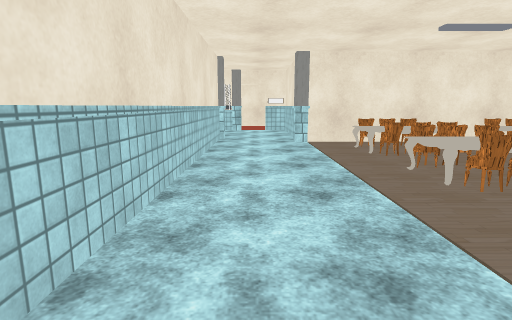
View 1 (above)

24 first-person views from a walk through a Unity game level. The camera is 1.4 m above the floor, tilts 10° down and sees 80° across. The floor is counted in squares, 1 m on a side. Each view is taken from the middle of a square. On the plan, view 1 faces up. The plan holds only what a view shows up to about 14 squares ahead; the rest is blank. The place goes on beyond the plan. The player character is not drawn. Some animated figures are not drawn. Door leaves are left out, so doorways stand open. Some surface patterns are stand-ins.

View 2
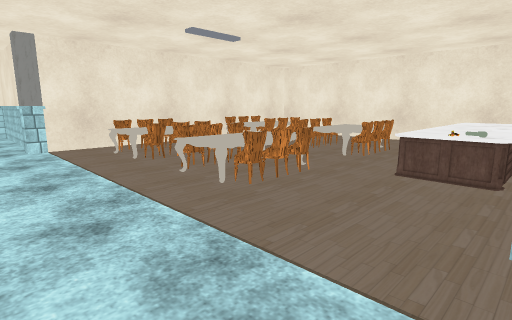

View 3
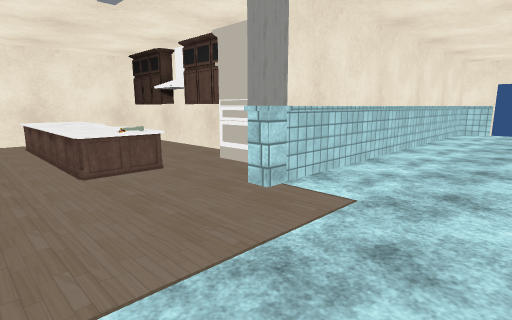

View 4
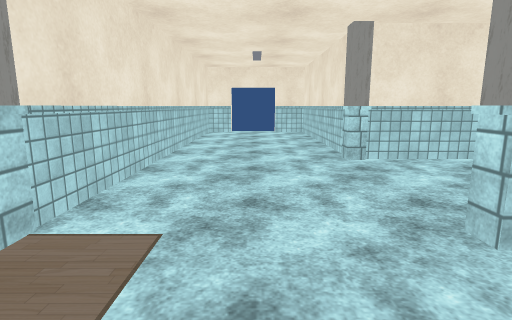

View 5
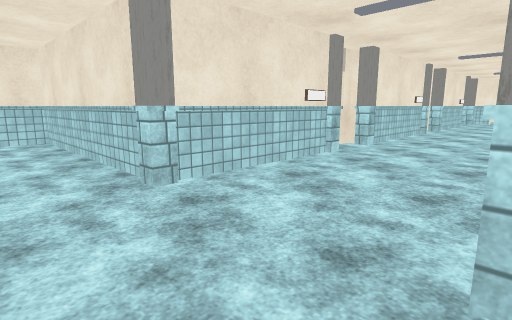

View 6
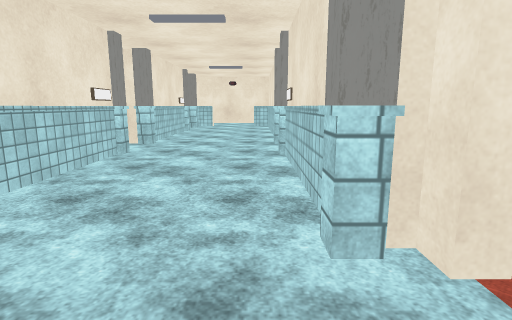

View 7
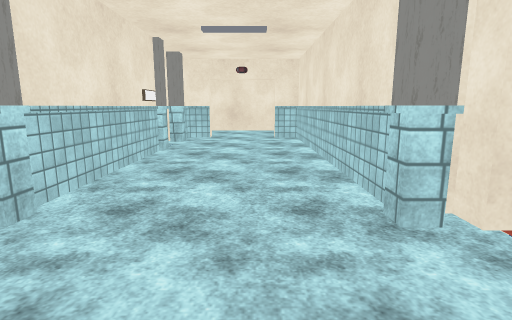

View 8
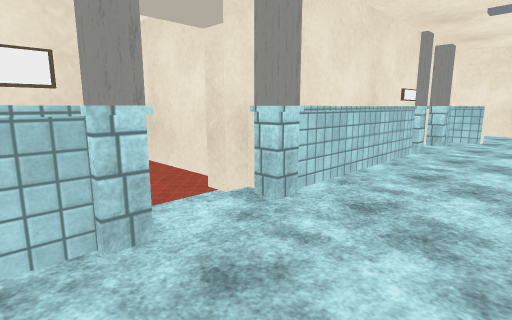

View 9
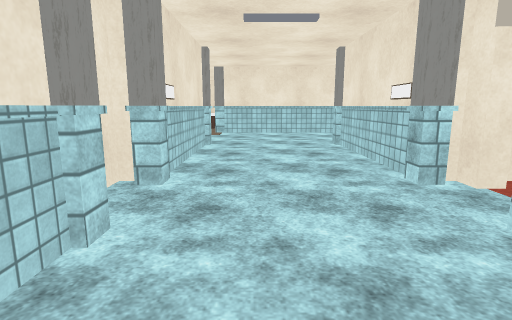

View 10
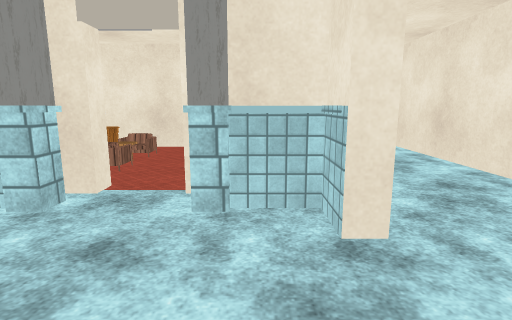

View 11
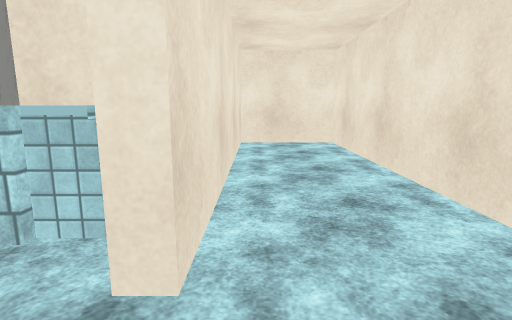

View 12
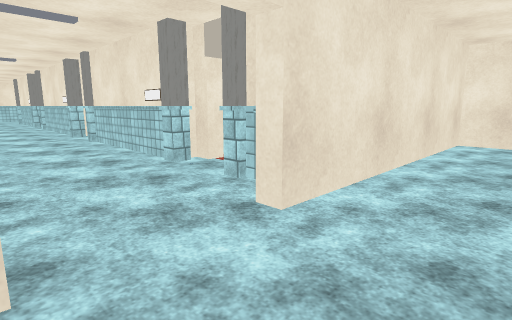

View 13
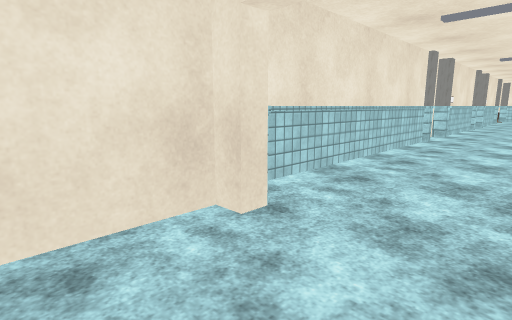

View 14
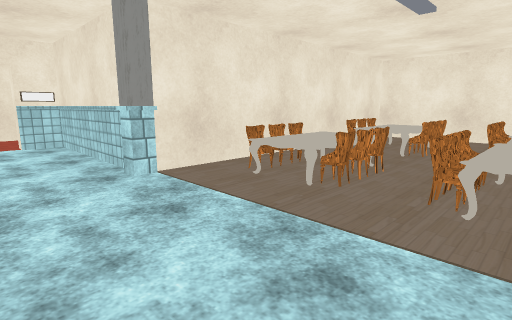

View 15
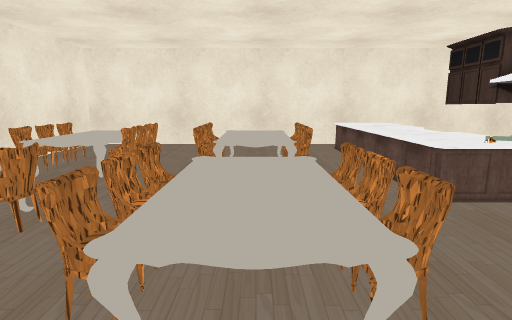

View 16
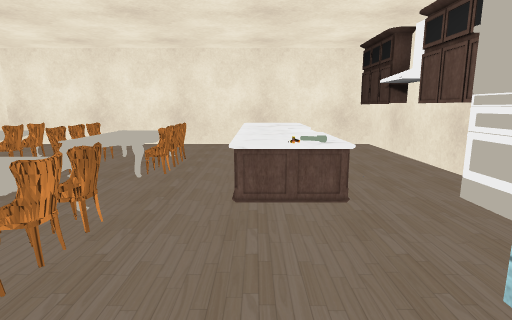

View 17
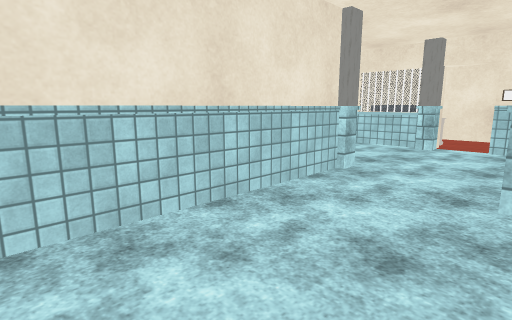

View 18
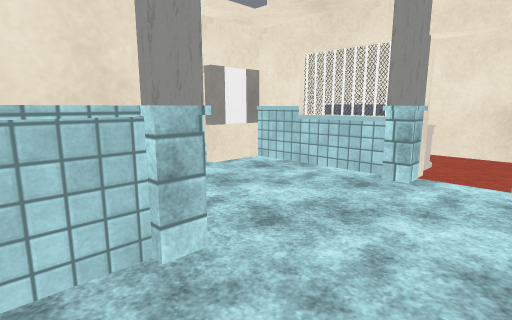

View 19
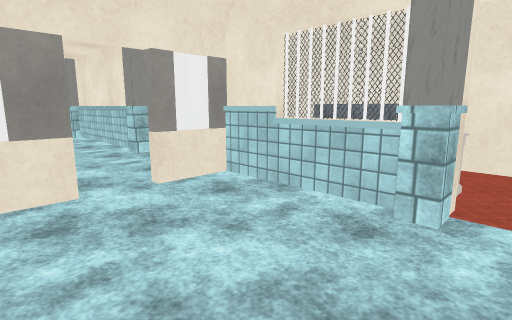

View 20
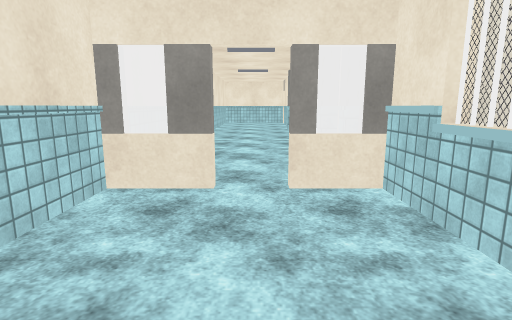

View 21
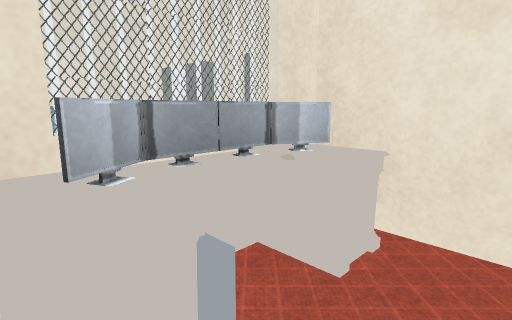

View 22
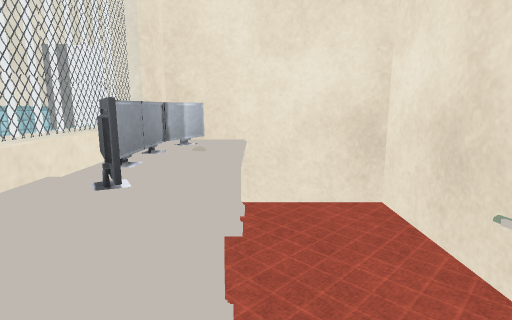

View 23
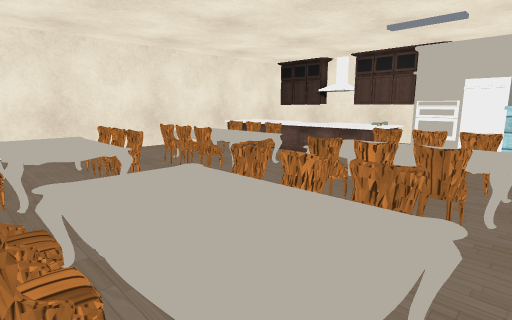

View 24
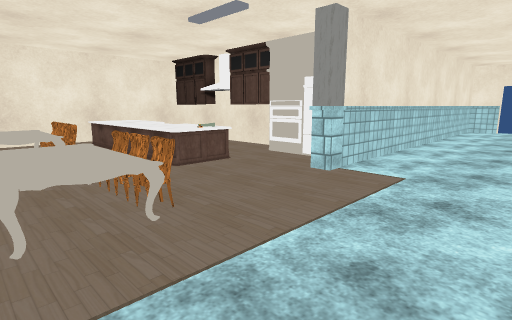

### Floor plan
Key: @ floor where view 1 was taken; # wall or solid block; . floor; D open door; = window, fence, low wall or low ledge; ^ raised ledge; P pillar; C chair; F flashlight; R fridge; T table; M monitor; W white cylinder; K keyboard; O other object.
Columns run from 33 left of view 1 to 13 right of it. Each row starts with its distance up from view 1.
 22                              ######
 21                              #....
 20                              #^==.
 19                        ##   ##MK#.##
 18                  P######P.PO#WWWPDO#
 17                    .........#....D.#
 16                    .........D......#
 15                    .........#......#
 14                     .       #..PP..#
 13                     ###########P...##
 12                                #...P###########
 11                                #.....CCC.CCC..#
 10                                #....=^^^.^^^..#
  9                                #....=CC^.CCC..#
  8                                #..............#
  7                                #.....CCC.CCC..#
  6                                #....=^^^.^^^..#
  5                                #.....CC#.CCC..#
  4                                #..............#
  3                                #.......OOOOOOO#
  2              ##D      ##DD#   ##.......OOOOOOO#
  1  #############PP.PO####P.PPO###PP....P..F..   #
  0  ...D............................@...#RR......#
 -1  ...D................................#  #######
 -2  ...D................................#
 -3 #...D................................#
 -4 #...O#PDPO####PP.PO####P.PPO###PP....#
 -5 #...##DD#    ##DD     ##DD#   ##.....#
 -6 #...#  .#                      #.....#
 -7 #...#  .OCT                    #.....#
 -8 #...#  ..                      #.....#
 -9 #...#  .OTT                    #.....#
-10 #...#  ..                      #.....#
-11 #...#   ###                    #.....#
-12 #...#                          #.. ..#
-13 #####                          ###

Where each view was taken, in squares from view 1:
view 1: 0 up, 0 right, facing up
view 2: 1 up, 0 right, facing up-right
view 3: 5 up, 0 right, facing down-right
view 4: 4 up, 1 right, facing down
view 5: 1 up, 1 right, facing down-left
view 6: 0 up, 7 left, facing left
view 7: 1 down, 15 left, facing left
view 8: 1 down, 15 left, facing down-left
view 9: 1 down, 13 left, facing right
view 10: 0 up, 28 left, facing down
view 11: 1 down, 30 left, facing down
view 12: 0 up, 32 left, facing down-right
view 13: 3 down, 32 left, facing up-right
view 14: 6 up, 1 left, facing up-right
view 15: 6 up, 2 right, facing right
view 16: 3 up, 2 right, facing right
view 17: 7 up, 2 right, facing up-left
view 18: 12 up, 1 right, facing up-left
view 19: 14 up, 0 right, facing up-left
view 20: 16 up, 0 right, facing left
view 21: 21 up, 1 left, facing down-left
view 22: 20 up, 0 right, facing left
view 23: 11 up, 3 right, facing down-right
view 24: 7 up, 0 right, facing down-right
